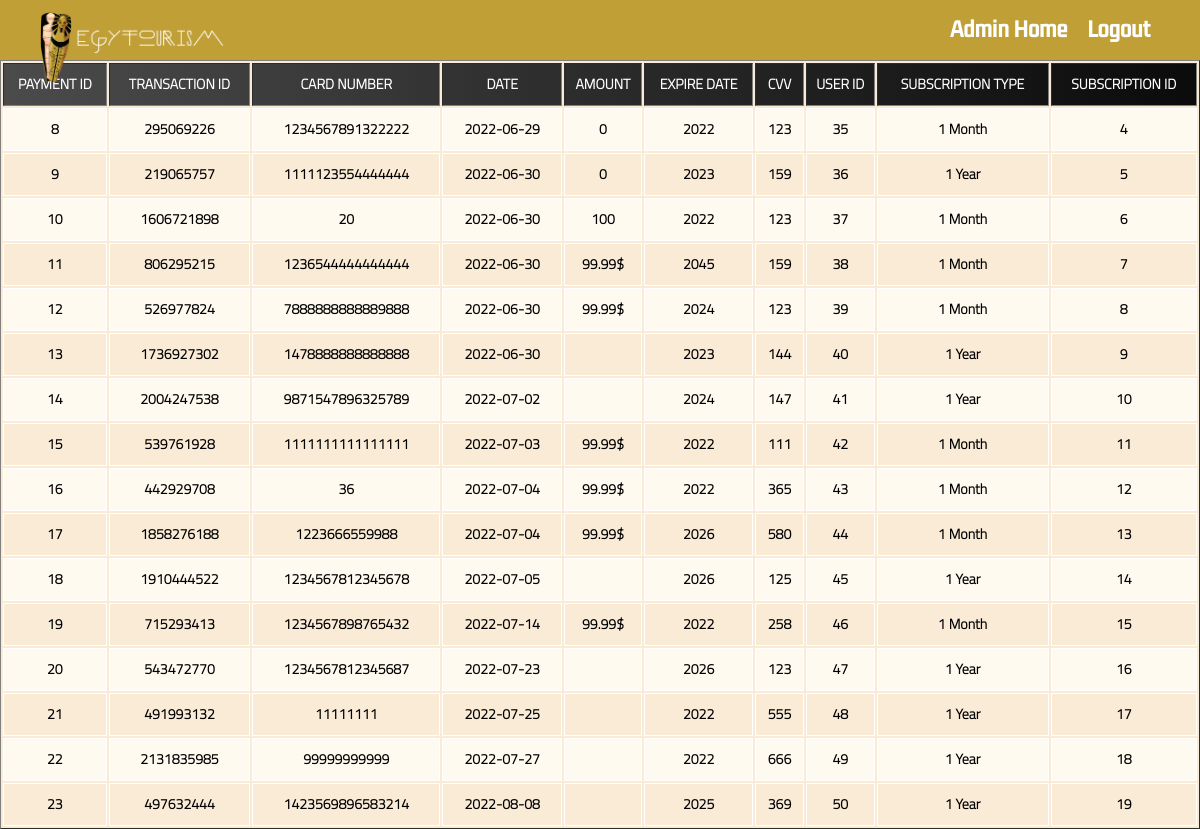
/viewpayment.php, run on the app's committed database.
### tables this page shows
CREATE TABLE `payment` (
  `pay_id` int(10) NOT NULL,
  `transaction_id` varchar(255) NOT NULL,
  `cardno` bigint(16) NOT NULL,
  `date` date NOT NULL,
  `amount` varchar(10) NOT NULL,
  `expdate` int(10) NOT NULL,
  `cvv` int(3) NOT NULL,
  `user_id` int(10) NOT NULL,
  `sub_type` varchar(100) NOT NULL,
  `sub_id` int(10) NOT NULL
);

### viewpayment.php (the view, shortened to what this page needs)
<?php
require('database.php');
$sel = "SELECT * from `payment`";
$doss = mysqli_query($mysqli,$sel);
?>
<!DOCTYPE html>
<html lang="en">
<head>
    <link rel="stylesheet" href="css/view.css">
    <link rel="stylesheet" href="css/fonts.css">
    <link rel="stylesheet" href="css/adminnav.css">
</head>
<body>
<?php include('adminnav.php') ?>
<table border="1px">
        <tr>
            <th>Payment ID</th>
            <th>Transaction ID</th>
            <th>Card Number</th>
            <th>Date</th>
            <th>Amount</th>
            <th>Expire Date</th>
            <th>CVV</th>
            <th>User ID</th>
            <th>Subscription Type</th>
            <th>Subscription ID</th>
        </tr>
    <?php
        foreach($doss as $msg){ ?>
        <tr>
            <td><?php echo $msg['pay_id'] ?></td>
            <td><?php echo $msg['transaction_id'] ?></td>
            <td><?php echo $msg['cardno'] ?></td>
            <td><?php echo $msg['date'] ?></td>
            <td><?php echo $msg['amount'] ?></td>
            <td><?php echo $msg['expdate'] ?></td>
            <td><?php echo $msg['cvv'] ?></td>
            <td><?php echo $msg['user_id'] ?></td>
            <td><?php echo $msg['sub_type'] ?></td>
            <td><?php echo $msg['sub_id'] ?></td>
        </tr>
    <?php } ?>
</body>
</html>

### adminnav.php
<nav>
    <div class="logo">
        <a class="nav-title" href="index.php"><img src="images/logo.png" alt="" height="70px" width="auto" /></a>
    </div>
    <div class="links">
        <ul>
            <a href="admin.php" class="hom">
                <li>Admin Home</li>
            </a>
            <a href="adminlogin.php" class="hom">
                <li>Logout</li>
            </a>
        </ul>
    </div>
</nav>

### css/view.css (style rules this page uses)
* { padding: 0px; margin: 0px; box-sizing: border-box; scroll-behavior: smooth; }
p, a, th, tr { font-size: 14px; font-family: 'Cairo', sans-serif; line-height: 1.5; font-weight: 600; text-align: center; }
table { width: 100%; height: auto; background-color: antiquewhite; }
table tr:nth-child(1) { background: linear-gradient(to left, #0b0b0b, #4b4b4b); color: #fff; text-transform: uppercase; }
table tr:nth-child(1) th { padding: 10px 0; }
table tr:nth-child(even) { background-color: floralwhite; }
table td { border: 1px solid #fff; padding: 10px 5px ; }

### css/adminnav.css (style rules this page uses)
* { padding: 0px; margin: 0px; box-sizing: border-box; scrollbar-color: transparent #c19f37; }
nav { background-color: #c19f37; height: 60px; width: 100%; display: flex; justify-content: space-between; align-items: center; padding: 0 40px; }
nav ul { list-style: none; display: flex; }
.hom { text-decoration: none; color: rgb(255, 255, 255); font-family: 'Kdam Thmor Pro', sans-serif; font-size: 20px; font-weight: 700; text-transform: capitalize; margin: 0 10px; }
.logo img { position:relative; top:20px; }

### data on the page
payment: pay_id "8", transaction "295069226", cardno "1234567891322222", date "2022-06-29", amount "0", expdate "2022", cvv "123", user "35", sub_type "1 Month", sub "4"
payment: pay_id "9", transaction "219065757", cardno "1111123554444444", date "2022-06-30", amount "0", expdate "2023", cvv "159", user "36", sub_type "1 Year", sub "5"
payment: pay_id "10", transaction "1606721898", cardno "20", date "2022-06-30", amount "100", expdate "2022", cvv "123", user "37", sub_type "1 Month", sub "6"
payment: pay_id "11", transaction "806295215", cardno "1236544444444444", date "2022-06-30", amount "99.99$", expdate "2045", cvv "159", user "38", sub_type "1 Month", sub "7"
payment: pay_id "12", transaction "526977824", cardno "7888888888889888", date "2022-06-30", amount "99.99$", expdate "2024", cvv "123", user "39", sub_type "1 Month", sub "8"
payment: pay_id "13", transaction "1736927302", cardno "1478888888888888", date "2022-06-30", expdate "2023", cvv "144", user "40", sub_type "1 Year", sub "9"
payment: pay_id "14", transaction "2004247538", cardno "9871547896325789", date "2022-07-02", expdate "2024", cvv "147", user "41", sub_type "1 Year", sub "10"
payment: pay_id "15", transaction "539761928", cardno "1111111111111111", date "2022-07-03", amount "99.99$", expdate "2022", cvv "111", user "42", sub_type "1 Month", sub "11"
payment: pay_id "16", transaction "442929708", cardno "36", date "2022-07-04", amount "99.99$", expdate "2022", cvv "365", user "43", sub_type "1 Month", sub "12"
payment: pay_id "17", transaction "1858276188", cardno "1223666559988", date "2022-07-04", amount "99.99$", expdate "2026", cvv "580", user "44", sub_type "1 Month", sub "13"
payment: pay_id "18", transaction "1910444522", cardno "1234567812345678", date "2022-07-05", expdate "2026", cvv "125", user "45", sub_type "1 Year", sub "14"
payment: pay_id "19", transaction "715293413", cardno "1234567898765432", date "2022-07-14", amount "99.99$", expdate "2022", cvv "258", user "46", sub_type "1 Month", sub "15"
payment: pay_id "20", transaction "543472770", cardno "1234567812345687", date "2022-07-23", expdate "2026", cvv "123", user "47", sub_type "1 Year", sub "16"
payment: pay_id "21", transaction "491993132", cardno "11111111", date "2022-07-25", expdate "2022", cvv "555", user "48", sub_type "1 Year", sub "17"
payment: pay_id "22", transaction "2131835985", cardno "99999999999", date "2022-07-27", expdate "2022", cvv "666", user "49", sub_type "1 Year", sub "18"
payment: pay_id "23", transaction "497632444", cardno "1423569896583214", date "2022-08-08", expdate "2025", cvv "369", user "50", sub_type "1 Year", sub "19"
